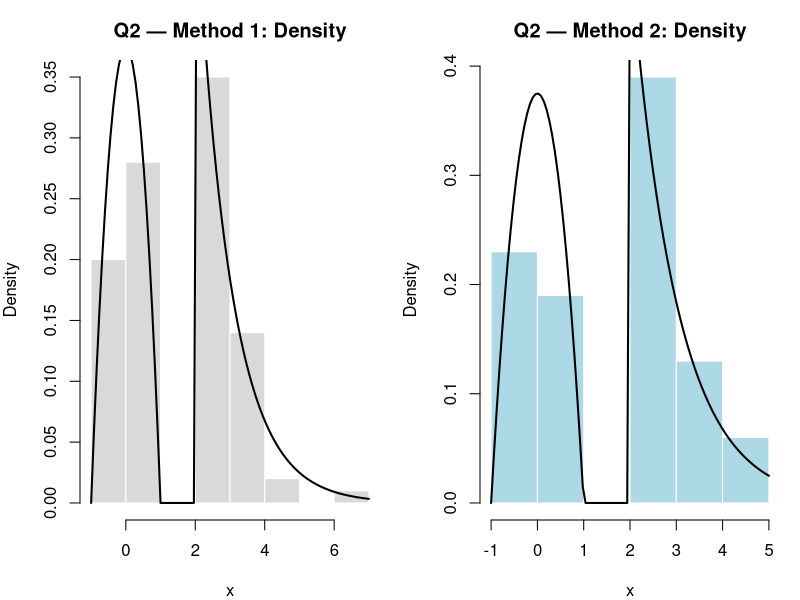
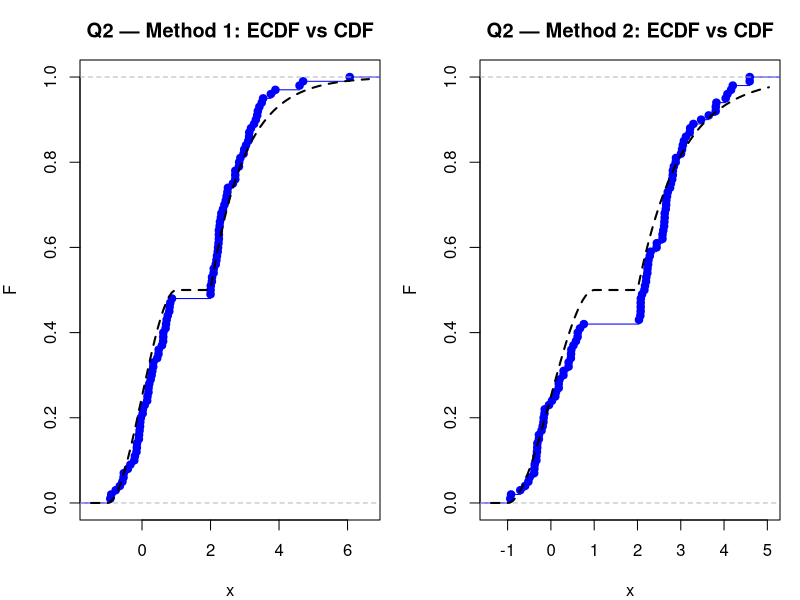

Write R code to recreate these figures, in order.
## ---------- Q2: piecewise; a(1-x^2) on [-1,1], 0.5 e^{-(x-2)} on [2,inf) ----------
set.seed(42)
n <- 100
a  <- 3/8
p1 <- 0.5; p2 <- 0.5

## full pdf/cdf (for plotting)
pdf_full <- function(x){
  y <- numeric(length(x))
  y[x >= -1 & x <= 1] <- a*(1 - x[x >= -1 & x <= 1]^2)
  y[x >= 2]          <- 0.5*exp(-(x[x >= 2]-2))
  y
}
cdf_full <- function(x){
  res <- numeric(length(x))
  F1  <- function(xx) (3/8)*(xx - xx^3/3 + 2/3)
  res[x < -1] <- 0
  res[x >= -1 & x <= 1] <- F1(x[x >= -1 & x <= 1])
  res[x > 1 & x < 2] <- 0.5
  res[x >= 2] <- 1 - 0.5*exp(-(x[x >= 2]-2))
  res
}

## conditional CDF/inverse on [-1,1]: (3/4)(x - x^3/3 + 2/3)
F1_cond <- function(x) (3/4)*(x - x^3/3 + 2/3)
q1_cond <- function(u){
  sapply(u, function(uu)
    uniroot(function(x) F1_cond(x) - uu, c(-1,1), tol=1e-10)$root)
}

## conditional inverse on [2,inf): e^{-(x-2)}
q2_cond <- function(u) 2 - log(1 - u)

## theoretical moments via sub-pdfs
mu1 <- 0
Ex2_1 <- integrate(function(t) t^2*(3/4)*(1 - t^2), -1, 1)$value
var1 <- Ex2_1
mu2 <- 3; var2 <- 1
mu_th  <- p1*mu1 + p2*mu2
var_th <- p1*(var1 + mu1^2) + p2*(var2 + mu2^2) - mu_th^2

## ---------------- Method 1: Binomial counts -> sub-pdf采样 ----------------
t1 <- system.time({
  N1 <- rbinom(1, n, p1); N2 <- n - N1
  x1 <- c(q1_cond(runif(N1)), q2_cond(runif(N2)))
  m1 <- mean(x1); v1e <- var(x1)
})
cat(sprintf("Q2-Method1 counts: N1=%d, N2=%d\n", N1, N2))

## ---------------- Method 2: U ~ Unif[0,1] -> 直接分段反解 -----------------
t2 <- system.time({
  U  <- runif(n)
  x2 <- numeric(n)

  idx1 <- (U < p1)
  if (any(idx1)) {
    u1 <- U[idx1] / p1                 # [0,0.5)->[0,1]
    x2[idx1] <- q1_cond(u1)
  }
  idx2 <- !idx1
  if (any(idx2)) {
    u2 <- (U[idx2] - p1) / p2          # [0.5,1]->[0,1]
    x2[idx2] <- q2_cond(u2)
  }

  N1b <- sum(idx1); N2b <- sum(idx2)   # 仅用于报告
  m2 <- mean(x2); v2e <- var(x2)
})
cat(sprintf("Q2-Method2(U->Fi^-1) counts: N1=%d, N2=%d\n\n", N1b, N2b))

## ---------------- Print & plots --------------------------------------------
cat("=== Q2: Theoretical vs Empirical ===\n")
cat(sprintf("Theory : mean=%.6f  var=%.6f\n", mu_th, var_th))
cat(sprintf("Method1(counts->subpdf RNG): mean=%.6f  var=%.6f | time=%.3fs\n",
            m1, v1e, t1["elapsed"]))
cat(sprintf("Method2(U->Fi^-1)         : mean=%.6f  var=%.6f | time=%.3fs\n\n",
            m2, v2e, t2["elapsed"]))

png("q2_density_compare.png", 1600, 800, res=150)
par(mfrow=c(1,2), mar=c(4,4,3,1))
hist(x1, breaks="FD", freq=FALSE, col="grey85", border="white",
     main="Q2 — Method 1: Density", xlab="x")
curve(pdf_full(x), add=TRUE, lwd=2)
hist(x2, breaks="FD", freq=FALSE, col="lightblue", border="white",
     main="Q2 — Method 2: Density", xlab="x")
curve(pdf_full(x), add=TRUE, lwd=2)
dev.off()

png("q2_cdf_compare.png", 1600, 800, res=150)
par(mfrow=c(1,2), mar=c(4,4,3,1))
plot(ecdf(x1), main="Q2 — Method 1: ECDF vs CDF", xlab="x", ylab="F", col="blue")
curve(cdf_full(x), add=TRUE, lwd=2, lty=2)
plot(ecdf(x2), main="Q2 — Method 2: ECDF vs CDF", xlab="x", ylab="F", col="blue")
curve(cdf_full(x), add=TRUE, lwd=2, lty=2)
dev.off()
